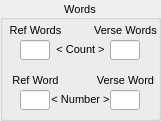
   <widget class="QGroupBox" name="groupBox">
    <property name="geometry">
     <rect>
      <x>590</x>
      <y>60</y>
      <width>161</width>
      <height>121</height>
     </rect>
    </property>
    <property name="font">
     <font>
      <pointsize>8</pointsize>
     </font>
    </property>
    <property name="title">
     <string>Words</string>
    </property>
    <property name="alignment">
     <set>Qt::AlignBottom|Qt::AlignHCenter</set>
    </property>
    <widget class="QLabel" name="RefWordCntlabel">
     <property name="geometry">
      <rect>
       <x>0</x>
       <y>20</y>
       <width>71</width>
       <height>20</height>
      </rect>
     </property>
     <property name="font">
      <font>
       <pointsize>8</pointsize>
      </font>
     </property>
     <property name="toolTip">
      <string>Select OCR LSTM model</string>
     </property>
     <property name="text">
      <string>Ref Words</string>
     </property>
     <property name="alignment">
      <set>Qt::AlignCenter</set>
     </property>
    </widget>
    <widget class="QLineEdit" name="VerseWordCntlineEdit">
     <property name="geometry">
      <rect>
       <x>110</x>
       <y>40</y>
       <width>30</width>
       <height>20</height>
      </rect>
     </property>
     <property name="readOnly">
      <bool>true</bool>
     </property>
    </widget>
    <widget class="QLineEdit" name="VerseWordNumlineEdit">
     <property name="geometry">
      <rect>
       <x>110</x>
       <y>90</y>
       <width>30</width>
       <height>20</height>
      </rect>
     </property>
     <property name="readOnly">
      <bool>true</bool>
     </property>
    </widget>
    <widget class="QLineEdit" name="RefWordCntlineEdit">
     <property name="geometry">
      <rect>
       <x>20</x>
       <y>40</y>
       <width>30</width>
       <height>20</height>
      </rect>
     </property>
     <property name="readOnly">
      <bool>true</bool>
     </property>
    </widget>
    <widget class="QLabel" name="VerseWordNumlabel">
     <property name="geometry">
      <rect>
       <x>90</x>
       <y>70</y>
       <width>71</width>
       <height>20</height>
      </rect>
     </property>
     <property name="font">
      <font>
       <pointsize>8</pointsize>
      </font>
     </property>
     <property name="toolTip">
      <string>Select OCR LSTM model</string>
     </property>
     <property name="text">
      <string>Verse Word</string>
     </property>
     <property name="alignment">
      <set>Qt::AlignCenter</set>
     </property>
    </widget>
    <widget class="QLineEdit" name="RefWordNumlineEdit">
     <property name="geometry">
      <rect>
       <x>20</x>
       <y>90</y>
       <width>30</width>
       <height>20</height>
      </rect>
     </property>
     <property name="readOnly">
      <bool>true</bool>
     </property>
    </widget>
    <widget class="QLabel" name="RefWordNumlabel">
     <property name="geometry">
      <rect>
       <x>10</x>
       <y>70</y>
       <width>51</width>
       <height>20</height>
      </rect>
     </property>
     <property name="font">
      <font>
       <pointsize>8</pointsize>
      </font>
     </property>
     <property name="toolTip">
      <string>Select OCR LSTM model</string>
     </property>
     <property name="text">
      <string>Ref Word</string>
     </property>
     <property name="alignment">
      <set>Qt::AlignCenter</set>
     </property>
    </widget>
    <widget class="QLabel" name="VerseWordCntlabel">
     <property name="geometry">
      <rect>
       <x>90</x>
       <y>20</y>
       <width>71</width>
       <height>20</height>
      </rect>
     </property>
     <property name="font">
      <font>
       <pointsize>8</pointsize>
      </font>
     </property>
     <property name="toolTip">
      <string>Select OCR LSTM model</string>
     </property>
     <property name="text">
      <string>Verse Words</string>
     </property>
     <property name="alignment">
      <set>Qt::AlignCenter</set>
     </property>
    </widget>
    <widget class="QLabel" name="Countlabel">
     <property name="geometry">
      <rect>
       <x>50</x>
       <y>40</y>
       <width>61</width>
       <height>16</height>
      </rect>
     </property>
     <property name="font">
      <font>
       <pointsize>8</pointsize>
      </font>
     </property>
     <property name="toolTip">
      <string>Select OCR LSTM model</string>
     </property>
     <property name="text">
      <string>&lt; Count &gt;</string>
     </property>
     <property name="alignment">
      <set>Qt::AlignBottom|Qt::AlignHCenter</set>
     </property>
    </widget>
    <widget class="QLabel" name="Numberlabel">
     <property name="geometry">
      <rect>
       <x>50</x>
       <y>90</y>
       <width>61</width>
       <height>16</height>
      </rect>
     </property>
     <property name="font">
      <font>
       <pointsize>8</pointsize>
      </font>
     </property>
     <property name="toolTip">
      <string>Select OCR LSTM model</string>
     </property>
     <property name="text">
      <string>&lt; Number &gt;</string>
     </property>
     <property name="alignment">
      <set>Qt::AlignBottom|Qt::AlignHCenter</set>
     </property>
    </widget>
   </widget>
